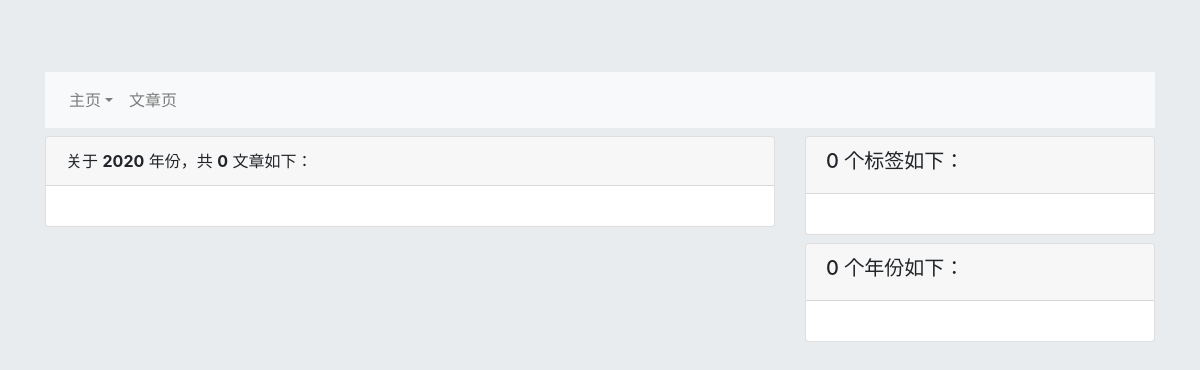
Page /blogs/articlesByYear/2020 on the earlier database version.
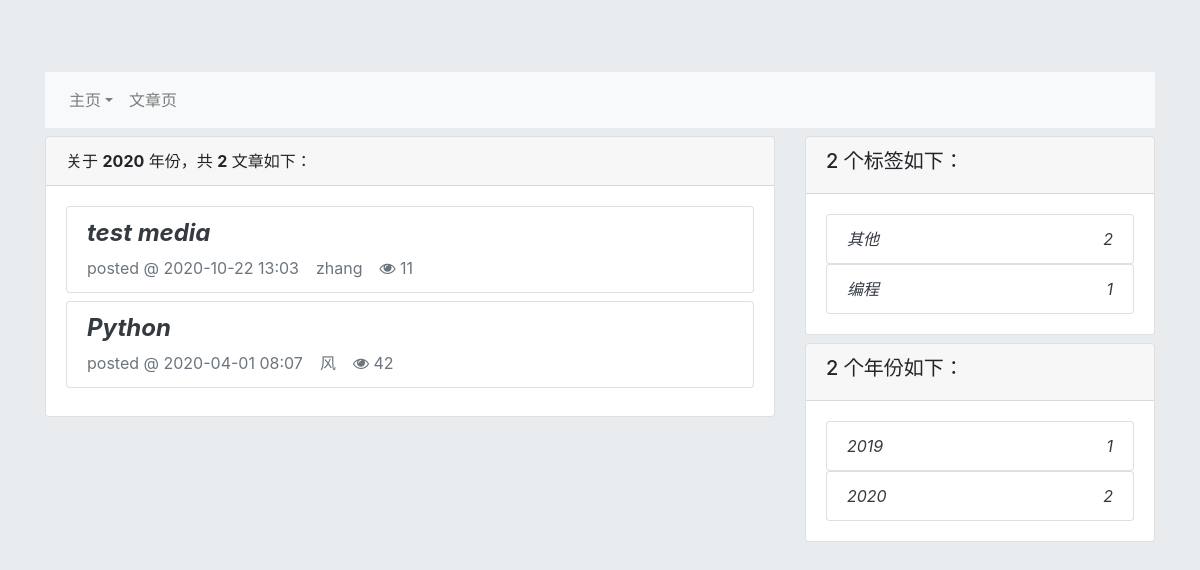
Same page on the later database version.
### blog/models.py (models this page shows, shortened)
class Article(models.Model):
    states = (
        ('draft', '草稿'),
        ('pub', '发布'),
    )
    title = models.CharField('文章标题', max_length=200)
    author = models.CharField('作者', max_length=16)
    category = models.CharField('分类', max_length=10, default='其他')
    body = MDTextField('内容')
    pub_date = models.DateTimeField('发布日期', default=timezone.now)
    views = models.IntegerField('浏览量', default=0)
    mod_date = models.DateTimeField('修改时间', default=timezone.now)
    state = models.CharField('状态', max_length=8, choices=states, default='draft')

### blog/views.py (the view)
# urls.py: path('articlesByYear/<str:year>', views.get_articles_by_year, name='get_articles_by_year'),
def get_articles_by_year(request, year):
    articles = Article.objects.filter(pub_date__year=year, state='pub').order_by('-pub_date')
    label_to_articles, year_to_articles = get_label_and_year_to_articles()
    return render(request, 'blog/articles_by_year.html', locals())

### blog/templates/blog/articles_by_year.html (shortened to what this page needs)
{% extends 'blog/base.html' %}
{% block content %}
<div class="row">
    <div class="col-sm-12 col-md-12 col-lg-8 col-xl-8">
        <div class="card">
            <div class="card-header">
                <span>关于 <strong>{{ year }}</strong> 年份，共 <strong>{{ articles|length }}</strong> 文章如下：</span>
            </div>
            <div class="card-body">
                {% if articles %}
                {% for article in articles %}
                <div class="list-group">
                    <div class="list-group-item">
                        <h4>
                            <a class="text-dark font-italic font-weight-bold"
                            href="{% url 'blog:article_body' article.id %}">{{ article.title }}</a>
                        </h4>
                        <span class="text-muted">
                            posted @ {{ article.pub_date|date:'Y-m-d H:i' }}
                            &ensp; {{ article.author }}
                            &ensp; <i class="fa fa-eye" aria-hidden="true"></i> {{ article.views }}
                        </span>
                    </div>
                </div>
                {% endfor %}
                {% endif %}
            </div>
        </div>
    </div>
    <div class="col-sm-0 col-md-0 col-lg-4 col-xl-4">
        <div class="card">
            <div class="card-header">
                <h5>{{ label_to_articles|length }} 个标签如下：</h5>
            </div>
            <div class="card-body">
                {% if label_to_articles %}
                {% for label, articles in label_to_articles.items %}
                <a class="text-dark font-italic" href="{% url 'blog:get_articles_by_label' label %}">
                    <div class="list-group-item">
                        {{ label }}
                        <div class="float-right">
                            {{ articles|length }}
                        </div>
                    </div>
                </a>
                {% endfor %}
                {% endif %}
            </div>
        </div>
        <div class="card">
            <div class="card-header">
                <h5>{{ year_to_articles|length }} 个年份如下：</h5>
            </div>
            <div class="card-body">
                {% if year_to_articles %}
                {% for year, articles in year_to_articles.items %}
                <a class="text-dark font-italic" href="{% url 'blog:get_articles_by_year' year %}">
                    <div class="list-group-item">
                        {{ year }}
                        <div class="float-right">
                            {{ articles|length }}
                        </div>
                    </div>
                </a>
                {% endfor %}
                {% endif %}
            </div>
        </div>
    </div>
</div>
{% endblock %}

Differences in the rows shown:
added Article: title "test media", pub_date "2020-10-22 13:03", author "zhang", views "11"
added Article: title "Python", pub_date "2020-04-01 08:07", author "风", views "42"
Other differences:
{{ articles|length }}: "0" → "2"
{{ label_to_articles|length }}: "0" → "2"
{{ year_to_articles|length }}: "0" → "2"
new list line: "其他 2"
new list line: "编程 1"
new list line: "2019 1"
new list line: "2020 2"
